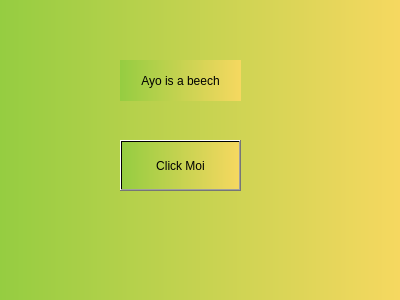
<?xml version="1.0" encoding="UTF-8"?>
<ui version="4.0">
 <class>window</class>
 <widget class="QWidget" name="window">
  <property name="geometry">
   <rect>
    <x>0</x>
    <y>0</y>
    <width>400</width>
    <height>300</height>
   </rect>
  </property>
  <property name="windowTitle">
   <string>MyWindow</string>
  </property>
  <property name="toolTip">
   <string extracomment="Olawale's window"/>
  </property>
  <property name="toolTipDuration">
   <number>1</number>
  </property>
  <property name="autoFillBackground">
   <bool>false</bool>
  </property>
  <property name="styleSheet">
   <string notr="true">background-color: qlineargradient(spread:pad, x1:0, y1:0, x2:1, y2:0, stop:0 #95CD41, stop:1 #F6D860)</string>
  </property>
  <widget class="QPushButton" name="pushButton">
   <property name="geometry">
    <rect>
     <x>120</x>
     <y>140</y>
     <width>121</width>
     <height>51</height>
    </rect>
   </property>
   <property name="styleSheet">
    <string notr="true">backgound-color: default</string>
   </property>
   <property name="text">
    <string>Click Moi</string>
   </property>
  </widget>
  <widget class="QLabel" name="label">
   <property name="geometry">
    <rect>
     <x>120</x>
     <y>60</y>
     <width>121</width>
     <height>41</height>
    </rect>
   </property>
   <property name="text">
    <string>Ayo is a beech</string>
   </property>
   <property name="alignment">
    <set>Qt::AlignCenter</set>
   </property>
  </widget>
 </widget>
 <resources/>
 <connections/>
</ui>
